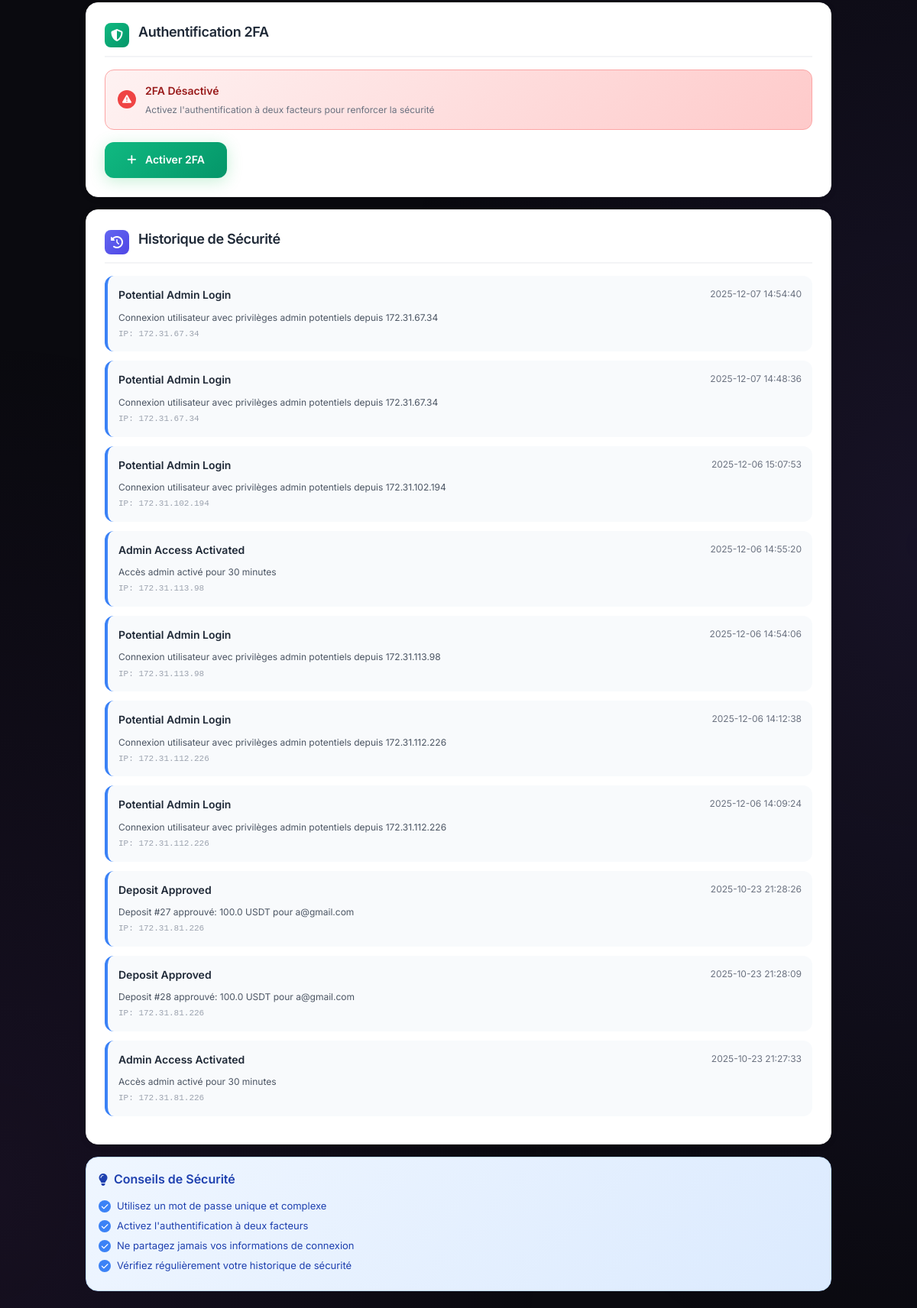
Page /security (signed in, middle part) on the earlier database version.
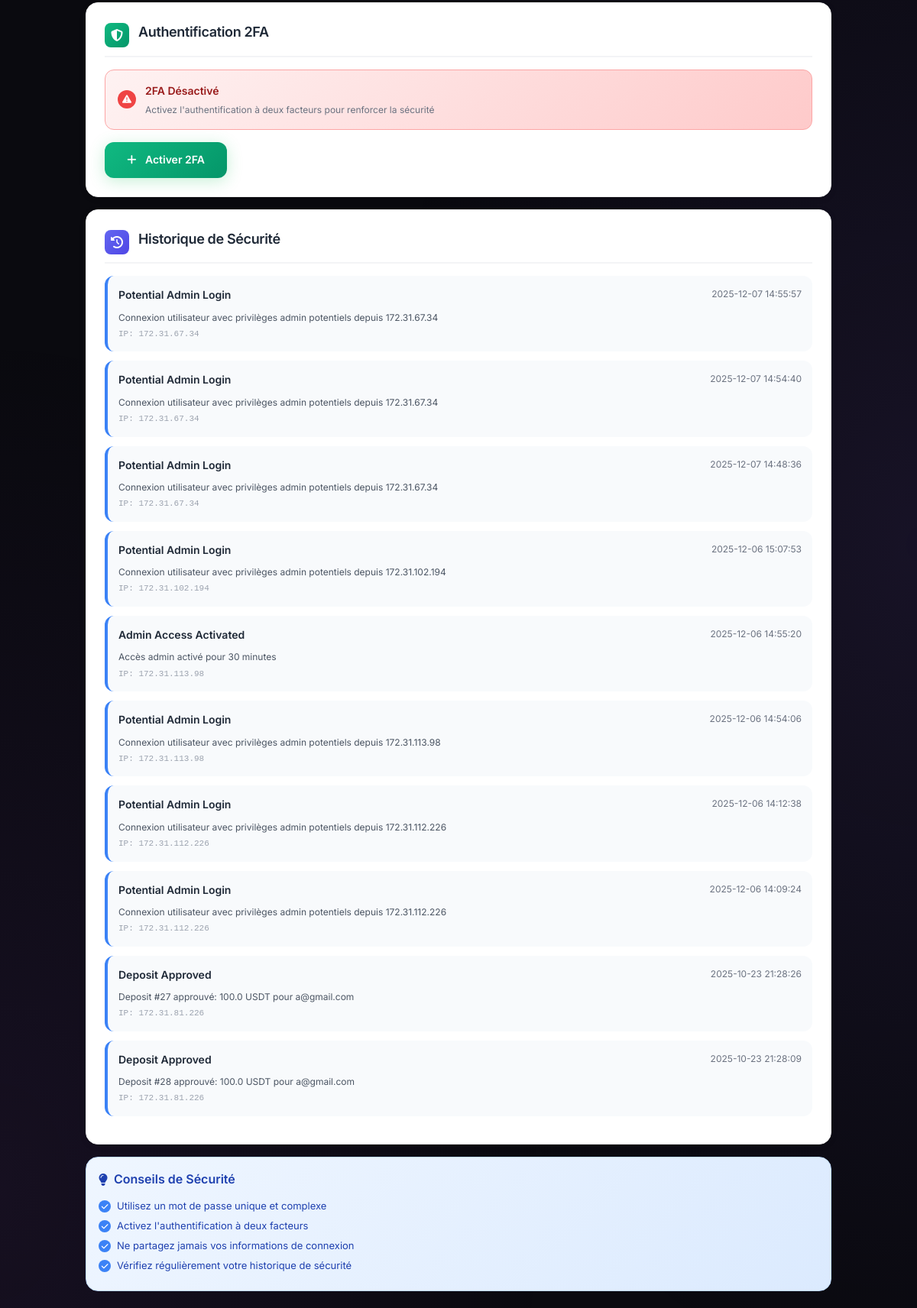
Same page on the later database version.
### tables this page shows
CREATE TABLE security_logs (
            id INTEGER PRIMARY KEY AUTOINCREMENT,
            user_id INTEGER NOT NULL,
            action TEXT NOT NULL,
            details TEXT,
            ip_address TEXT,
            user_agent TEXT,
            created_at TIMESTAMP DEFAULT CURRENT_TIMESTAMP,
            FOREIGN KEY (user_id) REFERENCES users (id)
        );

### main.py (the view)
@app.route('/security')
@login_required
def security_settings():
    conn = get_db_connection()
    user = conn.execute('SELECT * FROM users WHERE id = ?', (session['user_id'],)).fetchone()
    try:
        conn.execute('''
            CREATE TABLE IF NOT EXISTS security_logs (
                id INTEGER PRIMARY KEY AUTOINCREMENT,
                user_id INTEGER NOT NULL,
                action TEXT NOT NULL,
                details TEXT,
                ip_address TEXT,
                user_agent TEXT,
                created_at TIMESTAMP DEFAULT CURRENT_TIMESTAMP,
                FOREIGN KEY (user_id) REFERENCES users (id)
            )
        ''')
        conn.commit()
    except Exception as e:
        print(f"Erreur création table security_logs: {e}")
    try:
        security_logs = conn.execute('''
            SELECT * FROM security_logs
            WHERE user_id = ?
            ORDER BY created_at DESC
            LIMIT 10
        ''', (session['user_id'],)).fetchall()
    except Exception as e:
        print(f"Erreur récupération logs: {e}")
        security_logs = []
    conn.close()
    return render_template('security.html', user=user, security_logs=security_logs)

### main.py (called while the page is built, shortened)
def login_required(f):
    @wraps(f)
    def decorated_function(*args, **kwargs):
        if 'user_id' not in session:
            return redirect(url_for('login'))
        return f(*args, **kwargs)
    return decorated_function

def get_db_connection():
    import time
    max_retries = 5
    for attempt in range(max_retries):
        try:
            conn = sqlite3.connect(DATABASE, timeout=60.0)
            conn.row_factory = sqlite3.Row
            conn.execute('PRAGMA journal_mode=WAL;')
            conn.execute('PRAGMA busy_timeout=60000;')  # 60 seconds timeout
            conn.execute('PRAGMA synchronous=NORMAL;')  # Better performance
            conn.execute('PRAGMA cache_size=10000;')     # Larger cache
            conn.execute('PRAGMA temp_store=memory;')    # Use memory for temp
            return conn
        except Exception as e:
            print(f"❌ Unexpected database error: {e}")
            raise e
    return conn

### templates/security.html (shortened to what this page needs)
{% extends "base.html" %}
{% block content %}
<div class="security-container">
    <div class="security-card">
        <div class="section-header">
            <div class="section-icon twofa">
                <i class="fas fa-shield-alt"></i>
            </div>
            <h2 class="section-title">Authentification 2FA</h2>
        </div>
        {% if user.two_fa_enabled %}
        <div class="status-card enabled">
            <div class="status-icon enabled">
                <i class="fas fa-check"></i>
            </div>
            <div class="status-content">
                <div class="status-title enabled">2FA Activé</div>
                <div class="status-subtitle">Votre compte est protégé par l'authentification à deux facteurs</div>
            </div>
        </div>
        <form id="disable2FAForm">
            <div class="form-group">
                <label class="form-label">Mot de passe pour désactiver 2FA</label>
                <input type="password" id="disable2FAPassword" required class="form-input" placeholder="Entrez votre mot de passe">
            </div>
            <button type="submit" class="btn-danger">
                <i class="fas fa-times mr-2"></i>
                Désactiver 2FA
            </button>
        </form>
        {% else %}
        <div class="status-card disabled">
            <div class="status-icon disabled">
                <i class="fas fa-exclamation-triangle"></i>
            </div>
            <div class="status-content">
                <div class="status-title disabled">2FA Désactivé</div>
                <div class="status-subtitle">Activez l'authentification à deux facteurs pour renforcer la sécurité</div>
            </div>
        </div>
        <button id="enable2FABtn" class="btn-success">
            <i class="fas fa-plus mr-2"></i>
            Activer 2FA
        </button>
        {% endif %}
    </div>
    <div class="security-card">
        <div class="section-header">
            <div class="section-icon logs">
                <i class="fas fa-history"></i>
            </div>
            <h2 class="section-title">Historique de Sécurité</h2>
        </div>
        {% if security_logs %}
        <div>
            {% for log in security_logs %}
            <div class="log-item">
                <div class="log-header">
                    <div class="log-action">{{ log.action.replace('_', ' ').title() }}</div>
                    <div class="log-time">{{ log.created_at[:19].replace('T', ' ') if log.created_at else 'N/A' }}</div>
                </div>
                {% if log.details %}
                <div class="log-details">{{ log.details }}</div>
                {% endif %}
                {% if log.ip_address %}
                <div class="log-ip">IP: {{ log.ip_address }}</div>
                {% endif %}
            </div>
            {% endfor %}
        </div>
        {% else %}
        <div style="text-align: center; padding: 2rem; color: #6b7280;">
            <i class="fas fa-info-circle" style="font-size: 2rem; margin-bottom: 0.5rem; opacity: 0.5;"></i>
            <p>Aucun événement de sécurité enregistré</p>
        </div>
        {% endif %}
    </div>
    <div class="tips-card">
        <h3 class="tips-title">
            <i class="fas fa-lightbulb"></i>
            Conseils de Sécurité
        </h3>
        <div>
            <div class="tip-item">
                <div class="tip-icon">
                    <i class="fas fa-check"></i>
                </div>
                <span>Utilisez un mot de passe unique et complexe</span>
            </div>
            <div class="tip-item">
                <div class="tip-icon">
                    <i class="fas fa-check"></i>
                </div>
                <span>Activez l'authentification à deux facteurs</span>
            </div>
            <div class="tip-item">
                <div class="tip-icon">
                    <i class="fas fa-check"></i>
                </div>
                <span>Ne partagez jamais vos informations de connexion</span>
            </div>
            <div class="tip-item">
                <div class="tip-icon">
                    <i class="fas fa-check"></i>
                </div>
                <span>Vérifiez régulièrement votre historique de sécurité</span>
            </div>
        </div>
    </div>
</div>
{% endblock %}

### templates/base.html (shortened to what this page needs)
<!DOCTYPE html>
<html lang="fr">
<head>
    <link href="https://cdn.jsdelivr.net/npm/tailwindcss@2.2.19/dist/tailwind.min.css" rel="stylesheet">
    <link href="https://cdnjs.cloudflare.com/ajax/libs/font-awesome/6.5.0/css/all.min.css" rel="stylesheet">
</head>
<body>
    <main class="min-h-screen">
        <div class="max-w-7xl mx-auto px-4 sm:px-6 lg:px-8 py-8">
            {% block content %}{% endblock %}
        </div>
    </main>
</body>
</html>

### templates/base.html (style rules this page uses)
:root { --bg-primary: #0a0a0f; --bg-secondary: #12121a; --bg-card: rgba(20, 20, 30, 0.8); --bg-card-hover: rgba(30, 30, 45, 0.9); --border-subtle: rgba(255, 255, 255, 0.08); --border-hover: rgba(255, 255, 255, 0.15); --text-primary: #ffffff; --text-secondary: rgba(255, 255, 255, 0.7); --text-muted: rgba(255, 255, 255, 0.4); --accent-primary: #6366f1; --accent-secondary: #8b5cf6; --accent-success: #22c55e; --accent-warning: #f59e0b; --accent-danger: #ef4444; --gradient-primary: linear-gradient(135deg, #6366f1 0%, #8b5cf6 50%, #a855f7 100%); --gradient-dark: linear-gradient(180deg, #0a0a0f 0%, #12121a 100%); --glass-bg: rgba(255, 255, 255, 0.03); --glass-border: rgba(255, 255, 255, 0.08); }
* { margin: 0; padding: 0; box-sizing: border-box; }
html { scroll-behavior: smooth; }
body { font-family: 'Inter', -apple-system, BlinkMacSystemFont, sans-serif; background: var(--bg-primary); color: var(--text-primary); line-height: 1.6; min-height: 100vh; overflow-x: hidden; -webkit-font-smoothing: antialiased; -moz-osx-font-smoothing: grayscale; }
body::before { content: ''; position: fixed; top: 0; left: 0; right: 0; bottom: 0; background: radial-gradient(ellipse 80% 50% at 50% -20%, rgba(99, 102, 241, 0.15), transparent), radial-gradient(ellipse 60% 40% at 100% 50%, rgba(139, 92, 246, 0.1), transparent), radial-gradient(ellipse 60% 40% at 0% 80%, rgba(168, 85, 247, 0.08), transparent); pointer-events: none; z-index: -1; }
.btn-success { background: linear-gradient(135deg, #22c55e, #16a34a); color: white; box-shadow: 0 4px 20px rgba(34, 197, 94, 0.25); }
.section-title { font-size: 1.5rem; font-weight: 700; margin-bottom: 0.5rem; letter-spacing: -0.02em; }

Differences in the rows shown:
no longer on this page (row unchanged): security_logs: action.replace "Admin Access Activated", created_at "2025-10-23 21:27:33", details "Accès admin activé pour 30 minutes", ip_address "172.31.81.226"
added security_logs: action.replace "Potential Admin Login", created_at "2025-12-07 14:55:57", details "Connexion utilisateur avec privilèges admin potentiels depuis 172.31.67.34", ip_address "172.31.67.34"
